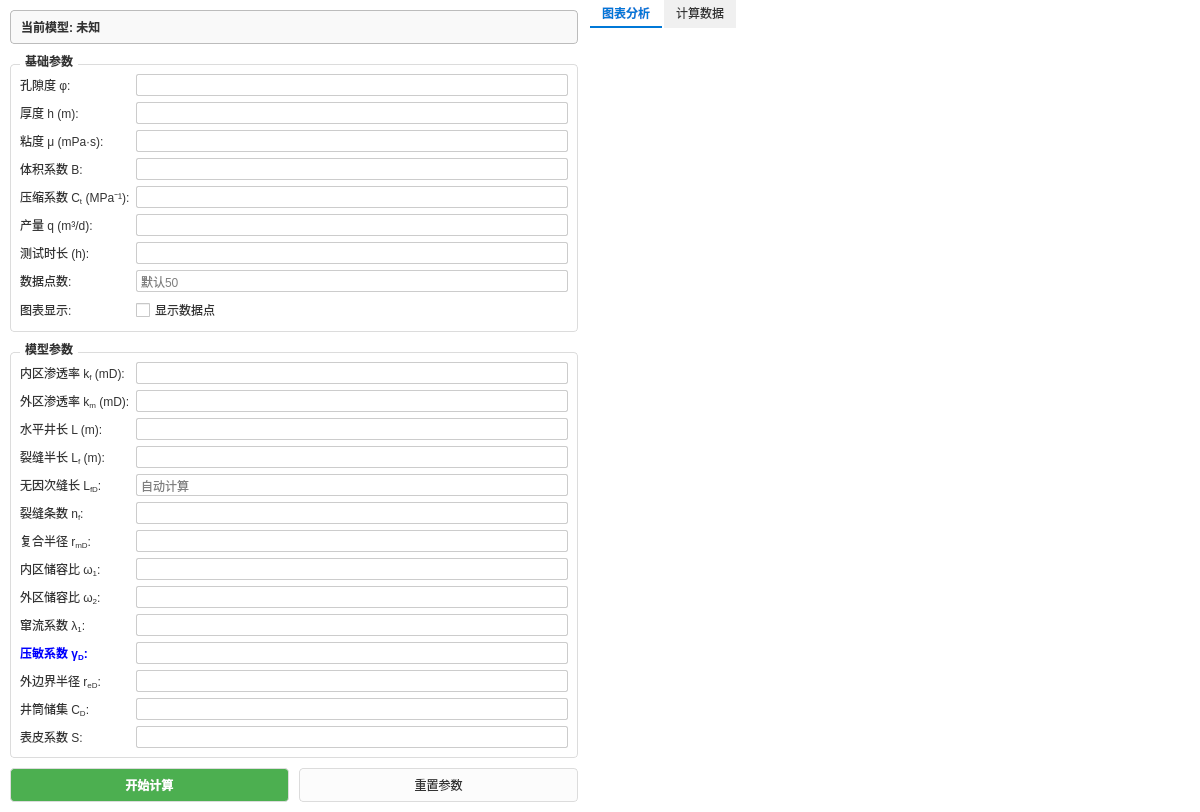
<?xml version="1.0" encoding="UTF-8"?>
<ui version="4.0">
 <class>ModelWidget01_06</class>
 <widget class="QWidget" name="ModelWidget01_06">
  <property name="geometry">
   <rect>
    <x>0</x>
    <y>0</y>
    <width>1200</width>
    <height>800</height>
   </rect>
  </property>
  <property name="windowTitle">
   <string>压裂水平井复合模型 (01-06)</string>
  </property>
  <property name="styleSheet">
   <string notr="true">/* 全局设置：白底黑字 */
QWidget {
        color: #333333;
        background-color: white;
        font-family: &quot;Microsoft YaHei&quot;;
        font-size: 9pt;
}

/* 分裂器手柄完全透明，去除竖线 */
QSplitter::handle {
        background-color: transparent;
}

/* 分组框样式 */
QGroupBox {
        font-weight: bold;
        border: 1px solid #dcdcdc;
        border-radius: 4px;
        margin-top: 10px;
}
QGroupBox::title {
        subcontrol-origin: margin;
        subcontrol-position: top left;
        left: 10px;
        padding: 0 3px;
        color: #333333;
}

/* 输入框样式 */
QLineEdit, QComboBox, QTextEdit {
        background-color: white;
        color: black;
        border: 1px solid #cccccc;
        border-radius: 2px;
        padding: 2px;
        selection-background-color: #0078d7;
}

/* 按钮通用样式 */
QPushButton {
        border: 1px solid #dcdcdc;
        border-radius: 4px;
        background-color: #fcfcfc;
        color: #333333;
        padding: 6px 12px;
        min-height: 20px;
}
QPushButton:hover {
        background-color: #f0f0f0;
        border-color: #0078d7;
        color: #0078d7;
}
QPushButton:pressed {
        background-color: #e0e0e0;
        border-color: #005a9e;
}

/* 模型选择按钮特殊样式 */
QPushButton#btnSelectModel {
        text-align: left;
        font-weight: bold;
        padding-left: 10px;
        background-color: #f9f9f9;
        border: 1px solid #bcbcbc;
}

/* 标签样式 */
QLabel {
        color: #333333;
}
</string>
  </property>
  <layout class="QHBoxLayout" name="horizontalLayout">
   <property name="spacing">
    <number>0</number>
   </property>
   <property name="leftMargin">
    <number>0</number>
   </property>
   <property name="topMargin">
    <number>0</number>
   </property>
   <property name="rightMargin">
    <number>0</number>
   </property>
   <property name="bottomMargin">
    <number>0</number>
   </property>
   <item>
    <widget class="QSplitter" name="splitter">
     <property name="orientation">
      <enum>Qt::Horizontal</enum>
     </property>
     <property name="handleWidth">
      <number>2</number>
     </property>
     <widget class="QWidget" name="leftPanel" native="true">
      <property name="minimumSize">
       <size>
        <width>200</width>
        <height>0</height>
       </size>
      </property>
      <property name="maximumSize">
       <size>
        <width>16777215</width>
        <height>16777215</height>
       </size>
      </property>
      <property name="styleSheet">
       <string notr="true">QWidget#leftPanel {
        background-color: white;
        border: none; /* 移除右侧边框竖线 */
}</string>
      </property>
      <layout class="QVBoxLayout" name="verticalLayout">
       <property name="spacing">
        <number>10</number>
       </property>
       <property name="leftMargin">
        <number>10</number>
       </property>
       <property name="topMargin">
        <number>10</number>
       </property>
       <property name="rightMargin">
        <number>10</number>
       </property>
       <property name="bottomMargin">
        <number>10</number>
       </property>
       <item>
        <widget class="QPushButton" name="btnSelectModel">
         <property name="minimumSize">
          <size>
           <width>0</width>
           <height>35</height>
          </size>
         </property>
         <property name="text">
          <string>当前模型: 未知</string>
         </property>
         <property name="iconSize">
          <size>
           <width>16</width>
           <height>16</height>
          </size>
         </property>
        </widget>
       </item>
       <item>
        <widget class="QGroupBox" name="basicParamGroup">
         <property name="title">
          <string>基础参数</string>
         </property>
         <layout class="QFormLayout" name="formLayout_Base">
          <item row="0" column="0">
           <widget class="QLabel" name="label_phi">
            <property name="text">
             <string>&lt;html&gt;&lt;head/&gt;&lt;body&gt;&lt;p&gt;孔隙度 φ:&lt;/p&gt;&lt;/body&gt;&lt;/html&gt;</string>
            </property>
           </widget>
          </item>
          <item row="0" column="1">
           <widget class="QLineEdit" name="phiEdit"/>
          </item>
          <item row="1" column="0">
           <widget class="QLabel" name="label_h">
            <property name="text">
             <string>厚度 h (m):</string>
            </property>
           </widget>
          </item>
          <item row="1" column="1">
           <widget class="QLineEdit" name="hEdit"/>
          </item>
          <item row="2" column="0">
           <widget class="QLabel" name="label_mu">
            <property name="text">
             <string>粘度 μ (mPa·s):</string>
            </property>
           </widget>
          </item>
          <item row="2" column="1">
           <widget class="QLineEdit" name="muEdit"/>
          </item>
          <item row="3" column="0">
           <widget class="QLabel" name="label_B">
            <property name="text">
             <string>体积系数 B:</string>
            </property>
           </widget>
          </item>
          <item row="3" column="1">
           <widget class="QLineEdit" name="BEdit"/>
          </item>
          <item row="4" column="0">
           <widget class="QLabel" name="label_Ct">
            <property name="text">
             <string>&lt;html&gt;&lt;head/&gt;&lt;body&gt;&lt;p&gt;压缩系数 C&lt;sub&gt;t&lt;/sub&gt; (MPa⁻¹):&lt;/p&gt;&lt;/body&gt;&lt;/html&gt;</string>
            </property>
           </widget>
          </item>
          <item row="4" column="1">
           <widget class="QLineEdit" name="CtEdit"/>
          </item>
          <item row="5" column="0">
           <widget class="QLabel" name="label_q">
            <property name="text">
             <string>产量 q (m³/d):</string>
            </property>
           </widget>
          </item>
          <item row="5" column="1">
           <widget class="QLineEdit" name="qEdit"/>
          </item>
          <item row="6" column="0">
           <widget class="QLabel" name="label_t">
            <property name="text">
             <string>测试时长 (h):</string>
            </property>
           </widget>
          </item>
          <item row="6" column="1">
           <widget class="QLineEdit" name="tEdit"/>
          </item>
          <item row="7" column="0">
           <widget class="QLabel" name="label_points">
            <property name="text">
             <string>数据点数:</string>
            </property>
           </widget>
          </item>
          <item row="7" column="1">
           <widget class="QLineEdit" name="pointsEdit">
            <property name="placeholderText">
             <string>默认50</string>
            </property>
           </widget>
          </item>
          <item row="8" column="0">
           <widget class="QLabel" name="label_showPoints">
            <property name="text">
             <string>图表显示:</string>
            </property>
           </widget>
          </item>
          <item row="8" column="1">
           <widget class="QCheckBox" name="checkShowPoints">
            <property name="text">
             <string>显示数据点</string>
            </property>
           </widget>
          </item>
         </layout>
        </widget>
       </item>
       <item>
        <widget class="QGroupBox" name="modelParamGroup">
         <property name="title">
          <string>模型参数</string>
         </property>
         <layout class="QFormLayout" name="formLayout_Model">
          <item row="0" column="0">
           <widget class="QLabel" name="label_kf">
            <property name="text">
             <string>&lt;html&gt;&lt;head/&gt;&lt;body&gt;&lt;p&gt;内区渗透率 k&lt;sub&gt;f&lt;/sub&gt; (mD):&lt;/p&gt;&lt;/body&gt;&lt;/html&gt;</string>
            </property>
           </widget>
          </item>
          <item row="0" column="1">
           <widget class="QLineEdit" name="kfEdit"/>
          </item>
          <item row="1" column="0">
           <widget class="QLabel" name="label_km">
            <property name="text">
             <string>&lt;html&gt;&lt;head/&gt;&lt;body&gt;&lt;p&gt;外区渗透率 k&lt;sub&gt;m&lt;/sub&gt; (mD):&lt;/p&gt;&lt;/body&gt;&lt;/html&gt;</string>
            </property>
           </widget>
          </item>
          <item row="1" column="1">
           <widget class="QLineEdit" name="kmEdit"/>
          </item>
          <item row="2" column="0">
           <widget class="QLabel" name="label_L">
            <property name="text">
             <string>水平井长 L (m):</string>
            </property>
           </widget>
          </item>
          <item row="2" column="1">
           <widget class="QLineEdit" name="LEdit"/>
          </item>
          <item row="3" column="0">
           <widget class="QLabel" name="label_Lf">
            <property name="text">
             <string>&lt;html&gt;&lt;head/&gt;&lt;body&gt;&lt;p&gt;裂缝半长 L&lt;sub&gt;f&lt;/sub&gt; (m):&lt;/p&gt;&lt;/body&gt;&lt;/html&gt;</string>
            </property>
           </widget>
          </item>
          <item row="3" column="1">
           <widget class="QLineEdit" name="LfEdit"/>
          </item>
          <item row="4" column="0">
           <widget class="QLabel" name="label_LfD">
            <property name="text">
             <string>&lt;html&gt;&lt;head/&gt;&lt;body&gt;&lt;p&gt;无因次缝长 L&lt;sub&gt;fD&lt;/sub&gt;:&lt;/p&gt;&lt;/body&gt;&lt;/html&gt;</string>
            </property>
           </widget>
          </item>
          <item row="4" column="1">
           <widget class="QLineEdit" name="LfDEdit">
            <property name="readOnly">
             <bool>true</bool>
            </property>
            <property name="placeholderText">
             <string>自动计算</string>
            </property>
           </widget>
          </item>
          <item row="5" column="0">
           <widget class="QLabel" name="label_nf">
            <property name="text">
             <string>&lt;html&gt;&lt;head/&gt;&lt;body&gt;&lt;p&gt;裂缝条数 n&lt;sub&gt;f&lt;/sub&gt;:&lt;/p&gt;&lt;/body&gt;&lt;/html&gt;</string>
            </property>
           </widget>
          </item>
          <item row="5" column="1">
           <widget class="QLineEdit" name="nfEdit"/>
          </item>
          <item row="6" column="0">
           <widget class="QLabel" name="label_rmD">
            <property name="text">
             <string>&lt;html&gt;&lt;head/&gt;&lt;body&gt;&lt;p&gt;复合半径 r&lt;sub&gt;mD&lt;/sub&gt;:&lt;/p&gt;&lt;/body&gt;&lt;/html&gt;</string>
            </property>
           </widget>
          </item>
          <item row="6" column="1">
           <widget class="QLineEdit" name="rmDEdit"/>
          </item>
          <item row="7" column="0">
           <widget class="QLabel" name="label_omga1">
            <property name="text">
             <string>&lt;html&gt;&lt;head/&gt;&lt;body&gt;&lt;p&gt;内区储容比 ω&lt;sub&gt;1&lt;/sub&gt;:&lt;/p&gt;&lt;/body&gt;&lt;/html&gt;</string>
            </property>
           </widget>
          </item>
          <item row="7" column="1">
           <widget class="QLineEdit" name="omga1Edit"/>
          </item>
          <item row="8" column="0">
           <widget class="QLabel" name="label_omga2">
            <property name="text">
             <string>&lt;html&gt;&lt;head/&gt;&lt;body&gt;&lt;p&gt;外区储容比 ω&lt;sub&gt;2&lt;/sub&gt;:&lt;/p&gt;&lt;/body&gt;&lt;/html&gt;</string>
            </property>
           </widget>
          </item>
          <item row="8" column="1">
           <widget class="QLineEdit" name="omga2Edit"/>
          </item>
          <item row="9" column="0">
           <widget class="QLabel" name="label_remda1">
            <property name="text">
             <string>&lt;html&gt;&lt;head/&gt;&lt;body&gt;&lt;p&gt;窜流系数 λ&lt;sub&gt;1&lt;/sub&gt;:&lt;/p&gt;&lt;/body&gt;&lt;/html&gt;</string>
            </property>
           </widget>
          </item>
          <item row="9" column="1">
           <widget class="QLineEdit" name="remda1Edit"/>
          </item>
          <item row="10" column="0">
           <widget class="QLabel" name="label_gamaD">
            <property name="styleSheet">
             <string notr="true">color: blue; font-weight: bold;</string>
            </property>
            <property name="text">
             <string>&lt;html&gt;&lt;head/&gt;&lt;body&gt;&lt;p&gt;压敏系数 γ&lt;sub&gt;D&lt;/sub&gt;:&lt;/p&gt;&lt;/body&gt;&lt;/html&gt;</string>
            </property>
            <property name="toolTip">
             <string>渗透率模量</string>
            </property>
           </widget>
          </item>
          <item row="10" column="1">
           <widget class="QLineEdit" name="gamaDEdit"/>
          </item>
          <item row="11" column="0">
           <widget class="QLabel" name="label_reD">
            <property name="text">
             <string>&lt;html&gt;&lt;head/&gt;&lt;body&gt;&lt;p&gt;外边界半径 r&lt;sub&gt;eD&lt;/sub&gt;:&lt;/p&gt;&lt;/body&gt;&lt;/html&gt;</string>
            </property>
           </widget>
          </item>
          <item row="11" column="1">
           <widget class="QLineEdit" name="reDEdit"/>
          </item>
          <item row="12" column="0">
           <widget class="QLabel" name="label_cD">
            <property name="text">
             <string>&lt;html&gt;&lt;head/&gt;&lt;body&gt;&lt;p&gt;井筒储集 C&lt;sub&gt;D&lt;/sub&gt;:&lt;/p&gt;&lt;/body&gt;&lt;/html&gt;</string>
            </property>
           </widget>
          </item>
          <item row="12" column="1">
           <widget class="QLineEdit" name="cDEdit"/>
          </item>
          <item row="13" column="0">
           <widget class="QLabel" name="label_s">
            <property name="text">
             <string>表皮系数 S:</string>
            </property>
           </widget>
          </item>
          <item row="13" column="1">
           <widget class="QLineEdit" name="sEdit"/>
          </item>
         </layout>
        </widget>
       </item>
       <item>
        <spacer name="verticalSpacer">
         <property name="orientation">
          <enum>Qt::Vertical</enum>
         </property>
         <property name="sizeHint" stdset="0">
          <size>
           <width>20</width>
           <height>40</height>
          </size>
         </property>
        </spacer>
       </item>
       <item>
        <layout class="QHBoxLayout" name="horizontalLayout_Btns">
         <property name="spacing">
          <number>10</number>
         </property>
         <item>
          <widget class="QPushButton" name="calculateButton">
           <property name="styleSheet">
            <string notr="true">background-color: #4CAF50; color: white; font-weight: bold; padding: 6px;</string>
           </property>
           <property name="text">
            <string>开始计算</string>
           </property>
          </widget>
         </item>
         <item>
          <widget class="QPushButton" name="resetButton">
           <property name="text">
            <string>重置参数</string>
           </property>
          </widget>
         </item>
        </layout>
       </item>
      </layout>
     </widget>
     <widget class="QWidget" name="rightPanel" native="true">
      <property name="styleSheet">
       <string notr="true">QWidget#rightPanel {
        background-color: white;
        border: none;
}</string>
      </property>
      <layout class="QVBoxLayout" name="rightLayout">
       <property name="leftMargin">
        <number>0</number>
       </property>
       <property name="topMargin">
        <number>0</number>
       </property>
       <property name="rightMargin">
        <number>0</number>
       </property>
       <property name="bottomMargin">
        <number>0</number>
       </property>
       <item>
        <widget class="QTabWidget" name="tabWidget_Right">
         <property name="styleSheet">
          <string notr="true">QTabWidget::pane { border: none; } /* 去除标签页下方的横线 */
QTabBar::tab { background: #f0f0f0; color: #333333; padding: 6px 12px; border: none; border-bottom: 2px solid transparent; margin-right: 2px; }
QTabBar::tab:hover { background-color: #e0e0e0; }
QTabBar::tab:selected { background: white; color: #0078d7; border-bottom: 2px solid #0078d7; font-weight: bold; }</string>
         </property>
         <property name="currentIndex">
          <number>0</number>
         </property>
         <widget class="QWidget" name="tab_Chart">
          <attribute name="title">
           <string>图表分析</string>
          </attribute>
          <layout class="QVBoxLayout" name="verticalLayout_ChartTab">
           <property name="leftMargin">
            <number>0</number>
           </property>
           <property name="topMargin">
            <number>0</number>
           </property>
           <property name="rightMargin">
            <number>0</number>
           </property>
           <property name="bottomMargin">
            <number>0</number>
           </property>
           <item>
            <widget class="ChartWidget" name="chartWidget" native="true">
             <property name="sizePolicy">
              <sizepolicy hsizetype="Expanding" vsizetype="Expanding">
               <horstretch>0</horstretch>
               <verstretch>0</verstretch>
              </sizepolicy>
             </property>
            </widget>
           </item>
          </layout>
         </widget>
         <widget class="QWidget" name="tab_Data">
          <attribute name="title">
           <string>计算数据</string>
          </attribute>
          <layout class="QVBoxLayout" name="verticalLayout_DataTab">
           <item>
            <widget class="QTextEdit" name="resultTextEdit">
             <property name="readOnly">
              <bool>true</bool>
             </property>
            </widget>
           </item>
           <item>
            <widget class="QPushButton" name="btnExportDataTab">
             <property name="text">
              <string>导出数据 (.csv)</string>
             </property>
            </widget>
           </item>
          </layout>
         </widget>
        </widget>
       </item>
      </layout>
     </widget>
    </widget>
   </item>
  </layout>
 </widget>
 <customwidgets>
  <customwidget>
   <class>ChartWidget</class>
   <extends>QWidget</extends>
   <header>chartwidget.h</header>
   <container>1</container>
  </customwidget>
 </customwidgets>
 <resources/>
 <connections/>
</ui>
